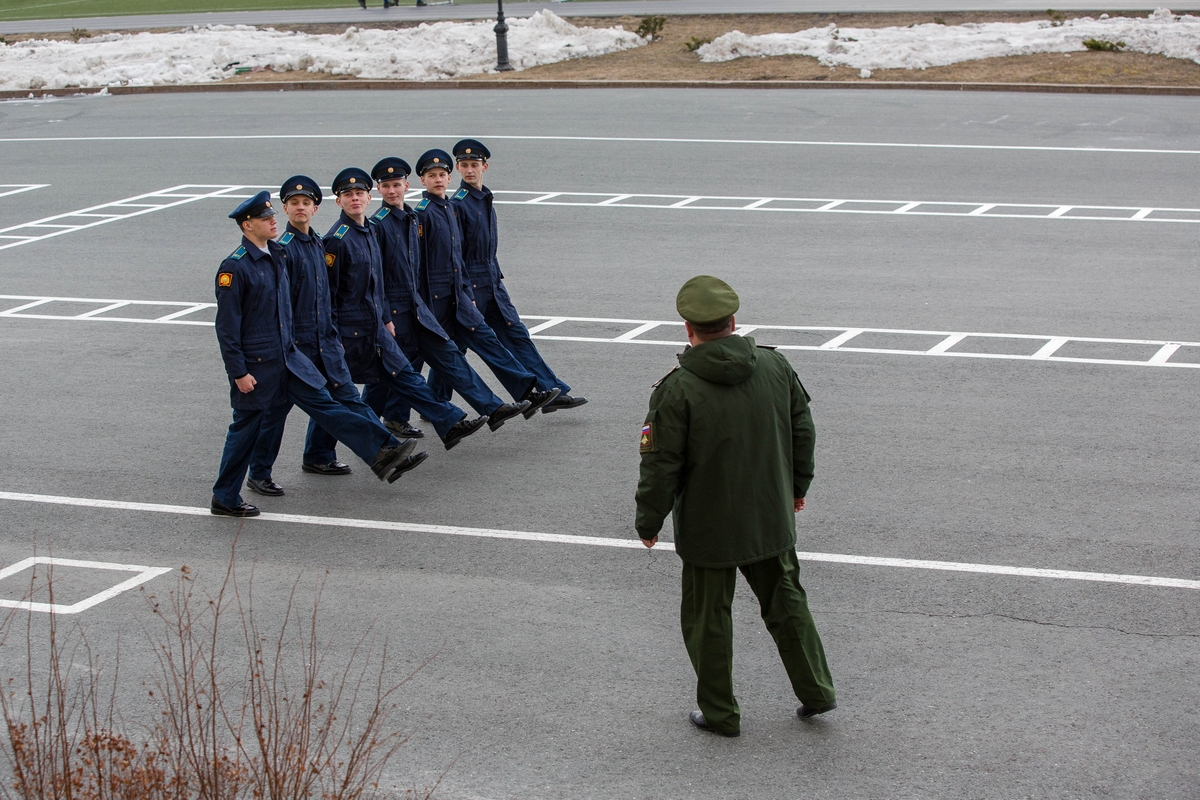
#> input picture common/code/snippets/ctf/misc/input/lsb_rbg.original.png, 1200 x 800 px
$ python lsb_xor.py input/lsb_rbg.original.png
#> lines starting #> are read from the running program, lines starting #| are printed output that depends on the picture
#!/usr/bin/env python3

# Usage:
# ./$0 foo.png

# References:
# - https://stackoverflow.com/questions/58194992/python-image-manipulation-using-pillsb

from PIL import Image
import numpy as np
import sys
import matplotlib.pyplot as plt

image = Image.open(sys.argv[1])
#> image is the input picture: PIL image 1200x800 RGB; mean R, G, B 135.3, 135, 135.3
message = np.array(image)

extracted = (message[..., 0] ^ message[..., 1] ^ message[..., 2]) & 0x07
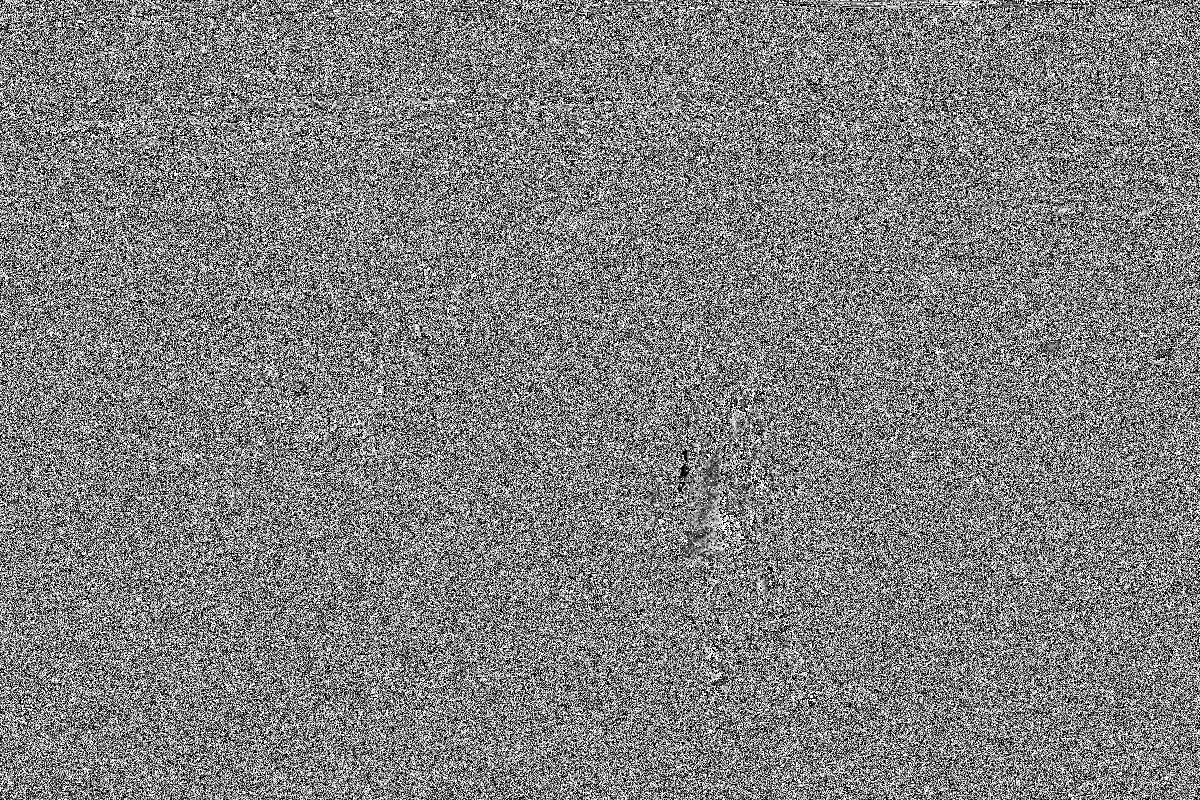
#> extracted: shape (800, 1200); min 0, max 7, mean 3.51; drawn with min black and max white
# [5 lines of commented-out code are left out]

plt.imshow(extracted)
plt.show()

$ run again, on common/code/snippets/ctf/misc/input/lsb_xor.png
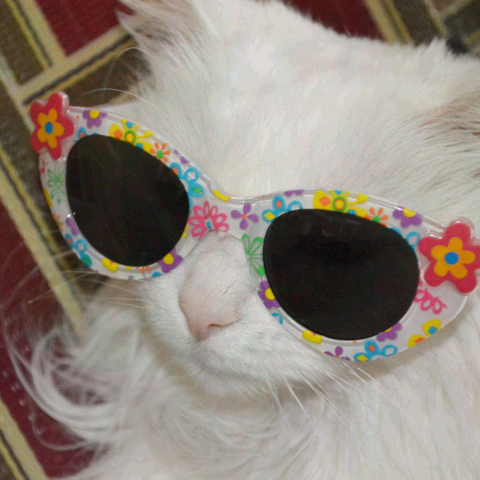
#> input picture common/code/snippets/ctf/misc/input/lsb_xor.png, 480 x 480 px
#> image is the input picture: PIL image 480x480 RGB; mean R, G, B 144.4, 134.3, 124.7
#> `extracted = (message[..., 0] ^ message[..., 1] ^ message[..., 2]) & 0x07`:
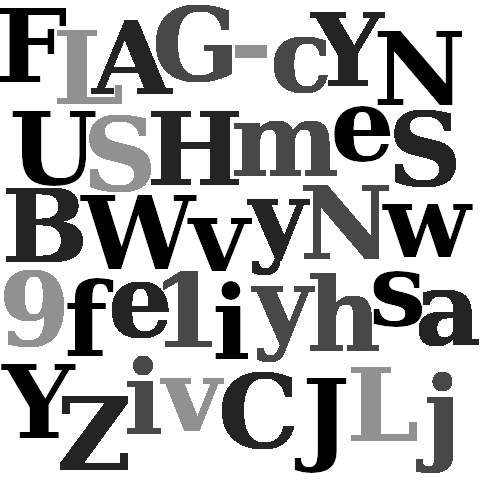
#> extracted: shape (480, 480); min 0, max 7, mean 5; drawn with min black and max white
